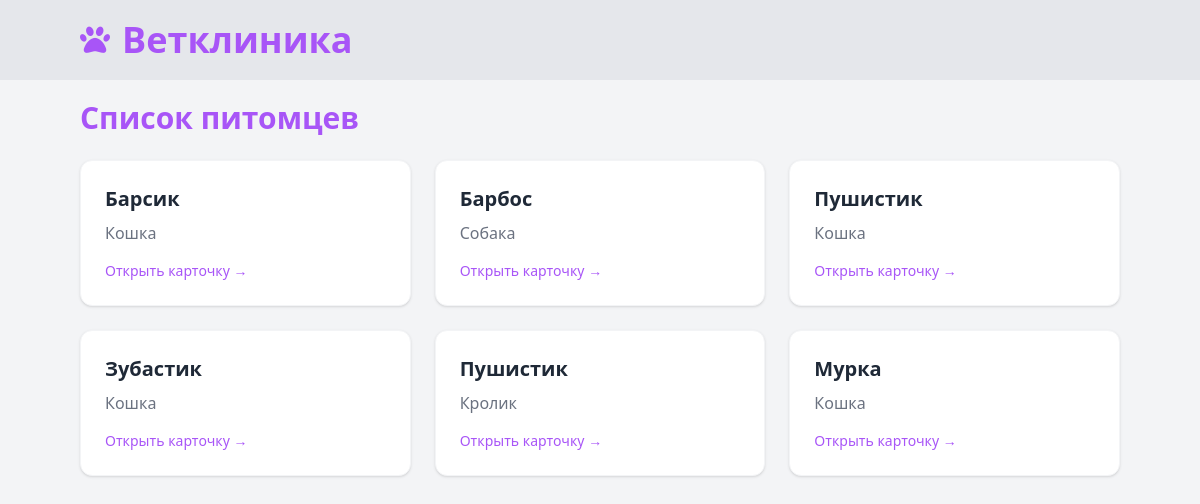
The app's page /pets/, older data.
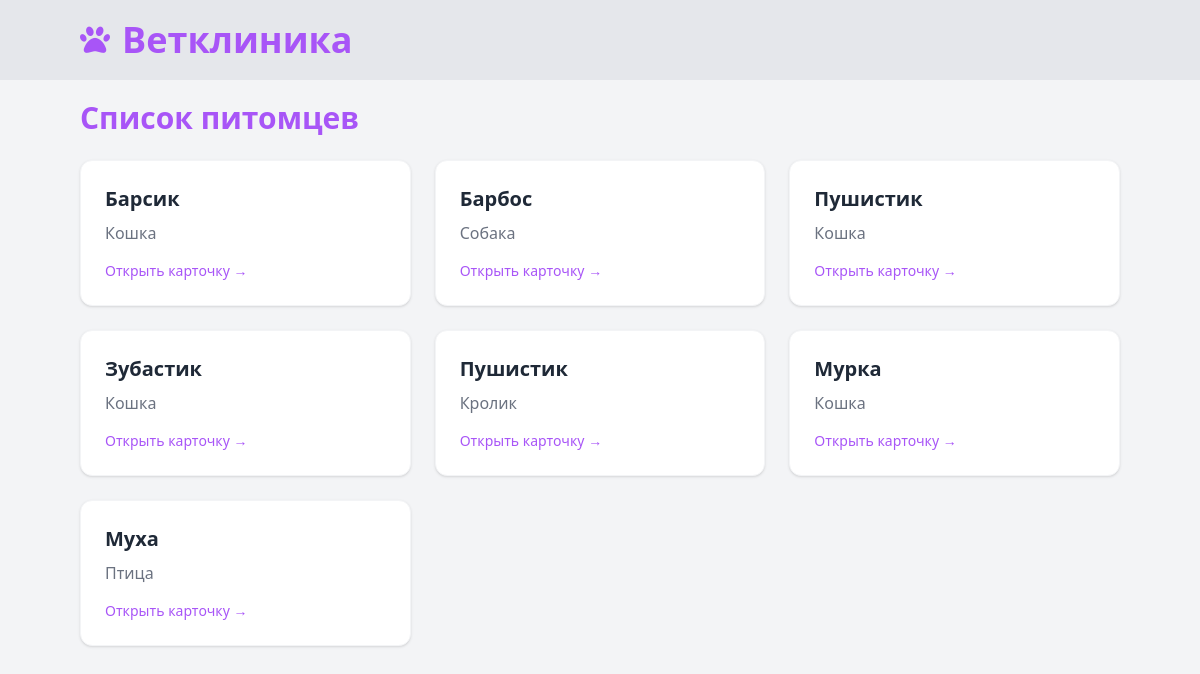
The same page, newer data.
### main/models.py (models this page shows, shortened)
class Pet(models.Model):
    name = models.CharField('Имя питомца', max_length=100)
    class Type(models.TextChoices):
        CAT = 'cat', 'Кошка'
        DOG = 'dog', 'Собака'
        BIRD = 'bird', 'Птица'
        BUNNY = 'bunny', 'Кролик'
    type = models.CharField('Вид питомца', max_length=20, choices=Type.choices)
    birth_date = models.DateField('Дата рождения')
    class Gender(models.TextChoices):
        FEMALE = 'female', 'Женский'
        MALE = 'male', 'Мужской'
    gender = models.CharField('Пол', max_length=10, choices=Gender.choices)
    owner = models.ForeignKey(
        Owner,
        on_delete=models.CASCADE,
        related_name='pets',
        verbose_name='Владелец'
    )
    class Meta:
        verbose_name = "Питомец"
        verbose_name_plural = "Питомцы"

### main/views.py (the view)
# urls.py: path('pets/', views.pet_list, name='pet_list'),
def pet_list(request):
    pets = Pet.objects.all()
    return render(request, 'main/pet_list.html', {'pets': pets})

### main/templates/main/pet_list.html
{% extends "main/layout.html" %}
{% block content %}
<h1 class="text-3xl font-bold text-purple-500 mb-6">Список питомцев</h1>
<div class="grid grid-cols-1 md:grid-cols-2 lg:grid-cols-3 gap-6">
    {% for pet in pets %}
        <a href="{% url 'medical_card' pet.id %}"
           class="block bg-white rounded-xl shadow p-6 border border-gray-100">
            <h2 class="text-xl font-semibold text-gray-800">
                {{ pet.name }}
            </h2>
            <p class="text-gray-500 mt-2">
                {{ pet.get_type_display }}
            </p>
            <p class="text-sm text-purple-500 mt-4">
                Открыть карточку →
            </p>
        </a>
    {% empty %}
        <div class="col-span-full text-gray-500 text-center py-10">
            Питомцев пока нет
        </div>
    {% endfor %}
</div>
{% endblock %}

### main/templates/main/layout.html (shortened to what this page needs)
{% load static %}
<!DOCTYPE html>
<html lang="ru">
<head>
    <link rel="stylesheet" href="https://cdnjs.cloudflare.com/ajax/libs/font-awesome/6.5.1/css/all.min.css">
    <script src="https://cdn.tailwindcss.com"></script>
</head>
<body class="bg-gray-100">
    <header class="bg-gray-200">
        <div class="mx-20 py-5 flex items-center gap-3">
            <i class="fa-solid fa-paw text-purple-500 text-3xl"></i>
            <h1 class="text-4xl text-purple-500 font-bold">Ветклиника</h1>
        </div>
    </header>
    <div class="mx-20 my-5">
        {% block content %}
        {% endblock %}
    </div>
</body>
</html>

Row changes from the older to the newer data that the page shows:
added Pet: name "Муха", type "Птица"
